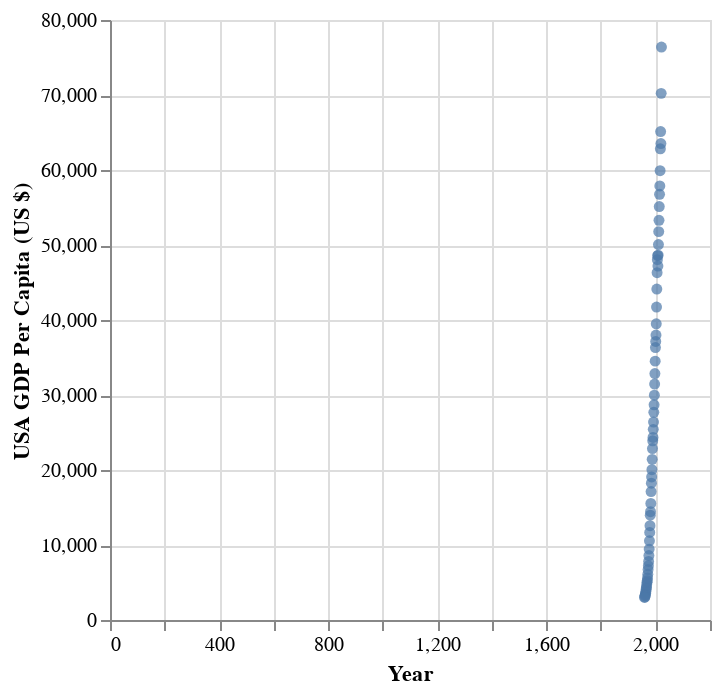

The code cell stored with this chart in its notebook:
### Code cell
plot_chart(interactive_df,'Year','USA GDP Per Capita (US $)')

### Figure 1 — Vega-Lite specification as saved in the notebook (floating-point values rounded to 4 significant figures)
{"config": {"view": {"continuousWidth": 300, "continuousHeight": 300}}, "data": {"name": "data-711a86922fd038d9ae42933175e563df"}, "mark": {"type": "circle"}, "encoding": {"tooltip": [{"field": "Year", "type": "quantitative"}, {"field": "Year", "type": "quantitative"}, {"field": "USA GDP Per Capita (US $)", "type": "quantitative"}], "x": {"field": "Year", "type": "quantitative"}, "y": {"field": "USA GDP Per Capita (US $)", "type": "quantitative"}}, "$schema": "https://vega.github.io/schema/vega-lite/v5.16.3.json", "datasets": {"data-711a86922fd038d9ae42933175e563df": [{"Year": 1963, "Average Global Gini": 37.6, "UK GDP Per Capita (US $)": 1613.0, "UK GDP Growth Rate": 5.75, "USA GDP Per Capita (US $)": 3375.0, "US GDP Growth Rate": 4.03}, {"Year": 1964, "Average Global Gini": 38.1, "UK GDP Per Capita (US $)": 1748.0, "UK GDP Growth Rate": 8.36, "USA GDP Per Capita (US $)": 3574.0, "US GDP Growth Rate": 5.91}, {"Year": 1965, "Average Global Gini": 37.5, "UK GDP Per Capita (US $)": 1874.0, "UK GDP Growth Rate": 7.17, "USA GDP Per Capita (US $)": 3828.0, "US GDP Growth Rate": 7.1}, {"Year": 1966, "Average Global Gini": 37.8, "UK GDP Per Capita (US $)": 1987.0, "UK GDP Growth Rate": 6.04, "USA GDP Per Capita (US $)": 4146.0, "US GDP Growth Rate": 8.33}, {"Year": 1967, "Average Global Gini": 36.9, "UK GDP Per Capita (US $)": 2059.0, "UK GDP Growth Rate": 3.63, "USA GDP Per Capita (US $)": 4336.0, "US GDP Growth Rate": 4.59}, {"Year": 1968, "Average Global Gini": 31.55, "UK GDP Per Capita (US $)": 1952.0, "UK GDP Growth Rate": -5.2, "USA GDP Per Capita (US $)": 4696.0, "US GDP Growth Rate": 8.29}, {"Year": 1969, "Average Global Gini": 31.95, "UK GDP Per Capita (US $)": 2101.0, "UK GDP Growth Rate": 7.63, "USA GDP Per Capita (US $)": 5032.0, "US GDP Growth Rate": 7.16}, {"Year": 1970, "Average Global Gini": 33.9, "UK GDP Per Capita (US $)": 2348.0, "UK GDP Growth Rate": 11.76, "USA GDP Per Capita (US $)": 5234.0, "US GDP Growth Rate": 4.02}, {"Year": 1971, "Average Global Gini": 34.5, "UK GDP Per Capita (US $)": 2650.0, "UK GDP Growth Rate": 12.86, "USA GDP Per Capita (US $)": 5609.0, "US GDP Growth Rate": 7.17}, {"Year": 1972, "Average Global Gini": 32.75, "UK GDP Per Capita (US $)": 3031.0, "UK GDP Growth Rate": 14.37, "USA GDP Per Capita (US $)": 6094.0, "US GDP Growth Rate": 8.64}, {"Year": 1973, "Average Global Gini": 33.27, "UK GDP Per Capita (US $)": 3427.0, "UK GDP Growth Rate": 13.07, "USA GDP Per Capita (US $)": 6726.0, "US GDP Growth Rate": 10.38}, {"Year": 1974, "Average Global Gini": 32.25, "UK GDP Per Capita (US $)": 3666.0, "UK GDP Growth Rate": 7.0, "USA GDP Per Capita (US $)": 7226.0, "US GDP Growth Rate": 7.42}, {"Year": 1975, "Average Global Gini": 31.58, "UK GDP Per Capita (US $)": 4299.0, "UK GDP Growth Rate": 17.27, "USA GDP Per Capita (US $)": 7801.0, "US GDP Growth Rate": 7.97}, {"Year": 1976, "Average Global Gini": 31.6, "UK GDP Per Capita (US $)": 4138.0, "UK GDP Growth Rate": -3.75, "USA GDP Per Capita (US $)": 8592.0, "US GDP Growth Rate": 10.14}, {"Year": 1977, "Average Global Gini": 32.4, "UK GDP Per Capita (US $)": 4682.0, "UK GDP Growth Rate": 13.14, "USA GDP Per Capita (US $)": 9453.0, "US GDP Growth Rate": 10.01}, {"Year": 1978, "Average Global Gini": 31.0, "UK GDP Per Capita (US $)": 5977.0, "UK GDP Growth Rate": 27.67, "USA GDP Per Capita (US $)": 10560.0, "US GDP Growth Rate": 11.77}, {"Year": 1979, "Average Global Gini": 34.51, "UK GDP Per Capita (US $)": 7805.0, "UK GDP Growth Rate": 30.59, "USA GDP Per Capita (US $)": 11670.0, "US GDP Growth Rate": 10.5}, {"Year": 1980, "Average Global Gini": 37.06, "UK GDP Per Capita (US $)": 10030.0, "UK GDP Growth Rate": 28.53, "USA GDP Per Capita (US $)": 12580.0, "US GDP Growth Rate": 7.71}, {"Year": 1981, "Average Global Gini": 39.84, "UK GDP Per Capita (US $)": 9599.0, "UK GDP Growth Rate": -4.32, "USA GDP Per Capita (US $)": 13980.0, "US GDP Growth Rate": 11.14}, {"Year": 1982, "Average Global Gini": 38.78, "UK GDP Per Capita (US $)": 9145.0, "UK GDP Growth Rate": -4.72, "USA GDP Per Capita (US $)": 14430.0, "US GDP Growth Rate": 3.27}, {"Year": 1983, "Average Global Gini": 35.42, "UK GDP Per Capita (US $)": 8691.0, "UK GDP Growth Rate": -4.97, "USA GDP Per Capita (US $)": 15540.0, "US GDP Growth Rate": 7.69}, {"Year": 1984, "Average Global Gini": 39.14, "UK GDP Per Capita (US $)": 8179.0, "UK GDP Growth Rate": -5.89, "USA GDP Per Capita (US $)": 17120.0, "US GDP Growth Rate": 10.15}, {"Year": 1985, "Average Global Gini": 36.89, "UK GDP Per Capita (US $)": 8652.0, "UK GDP Growth Rate": 5.78, "USA GDP Per Capita (US $)": 18240.0, "US GDP Growth Rate": 6.52}, {"Year": 1986, "Average Global Gini": 40.14, "UK GDP Per Capita (US $)": 10610.0, "UK GDP Growth Rate": 22.65, "USA GDP Per Capita (US $)": 19070.0, "US GDP Growth Rate": 4.58}, {"Year": 1987, "Average Global Gini": 37.4, "UK GDP Per Capita (US $)": 13120.0, "UK GDP Growth Rate": 23.62, "USA GDP Per Capita (US $)": 20040.0, "US GDP Growth Rate": 5.07}, {"Year": 1988, "Average Global Gini": 37.74, "UK GDP Per Capita (US $)": 15990.0, "UK GDP Growth Rate": 21.88, "USA GDP Per Capita (US $)": 21420.0, "US GDP Growth Rate": 6.88}, {"Year": 1989, "Average Global Gini": 45.1, "UK GDP Per Capita (US $)": 16240.0, "UK GDP Growth Rate": 1.58, "USA GDP Per Capita (US $)": 22860.0, "US GDP Growth Rate": 6.72}, {"Year": 1990, "Average Global Gini": 39.14, "UK GDP Per Capita (US $)": 19100.0, "UK GDP Growth Rate": 17.59, "USA GDP Per Capita (US $)": 23890.0, "US GDP Growth Rate": 4.51}, {"Year": 1991, "Average Global Gini": 40.08, "UK GDP Per Capita (US $)": 19900.0, "UK GDP Growth Rate": 4.21, "USA GDP Per Capita (US $)": 24340.0, "US GDP Growth Rate": 1.9}, {"Year": 1992, "Average Global Gini": 40.22, "UK GDP Per Capita (US $)": 20490.0, "UK GDP Growth Rate": 2.95, "USA GDP Per Capita (US $)": 25420.0, "US GDP Growth Rate": 4.42}, {"Year": 1993, "Average Global Gini": 41.85, "UK GDP Per Capita (US $)": 18390.0, "UK GDP Growth Rate": -10.24, "USA GDP Per Capita (US $)": 26390.0, "US GDP Growth Rate": 3.81}, {"Year": 1994, "Average Global Gini": 44.64, "UK GDP Per Capita (US $)": 19710.0, "UK GDP Growth Rate": 7.17, "USA GDP Per Capita (US $)": 27700.0, "US GDP Growth Rate": 4.96}, {"Year": 1995, "Average Global Gini": 38.21, "UK GDP Per Capita (US $)": 23200.0, "UK GDP Growth Rate": 17.73, "USA GDP Per Capita (US $)": 28690.0, "US GDP Growth Rate": 3.6}, {"Year": 1996, "Average Global Gini": 41.45, "UK GDP Per Capita (US $)": 24440.0, "UK GDP Growth Rate": 5.34, "USA GDP Per Capita (US $)": 29970.0, "US GDP Growth Rate": 4.45}, {"Year": 1997, "Average Global Gini": 43.05, "UK GDP Per Capita (US $)": 26780.0, "UK GDP Growth Rate": 9.56, "USA GDP Per Capita (US $)": 31460.0, "US GDP Growth Rate": 4.98}, {"Year": 1998, "Average Global Gini": 42.78, "UK GDP Per Capita (US $)": 28300.0, "UK GDP Growth Rate": 5.66, "USA GDP Per Capita (US $)": 32850.0, "US GDP Growth Rate": 4.43}, {"Year": 1999, "Average Global Gini": 42.63, "UK GDP Per Capita (US $)": 28790.0, "UK GDP Growth Rate": 1.74, "USA GDP Per Capita (US $)": 34520.0, "US GDP Growth Rate": 5.06}, {"Year": 2000, "Average Global Gini": 40.6, "UK GDP Per Capita (US $)": 28290.0, "UK GDP Growth Rate": -1.73, "USA GDP Per Capita (US $)": 36330.0, "US GDP Growth Rate": 5.26}, {"Year": 2001, "Average Global Gini": 42.25, "UK GDP Per Capita (US $)": 27890.0, "UK GDP Growth Rate": -1.42, "USA GDP Per Capita (US $)": 37130.0, "US GDP Growth Rate": 2.21}, {"Year": 2002, "Average Global Gini": 40.99, "UK GDP Per Capita (US $)": 30080.0, "UK GDP Growth Rate": 7.85, "USA GDP Per Capita (US $)": 38000.0, "US GDP Growth Rate": 2.33}, {"Year": 2003, "Average Global Gini": 39.24, "UK GDP Per Capita (US $)": 34480.0, "UK GDP Growth Rate": 14.64, "USA GDP Per Capita (US $)": 39490.0, "US GDP Growth Rate": 3.93}, {"Year": 2004, "Average Global Gini": 37.85, "UK GDP Per Capita (US $)": 40390.0, "UK GDP Growth Rate": 17.14, "USA GDP Per Capita (US $)": 41720.0, "US GDP Growth Rate": 5.66}, {"Year": 2005, "Average Global Gini": 39.0, "UK GDP Per Capita (US $)": 42130.0, "UK GDP Growth Rate": 4.31, "USA GDP Per Capita (US $)": 44120.0, "US GDP Growth Rate": 5.75}, {"Year": 2006, "Average Global Gini": 37.76, "UK GDP Per Capita (US $)": 44540.0, "UK GDP Growth Rate": 5.71, "USA GDP Per Capita (US $)": 46300.0, "US GDP Growth Rate": 4.94}, {"Year": 2007, "Average Global Gini": 36.48, "UK GDP Per Capita (US $)": 50440.0, "UK GDP Growth Rate": 13.25, "USA GDP Per Capita (US $)": 48050.0, "US GDP Growth Rate": 3.78}, {"Year": 2008, "Average Global Gini": 37.52, "UK GDP Per Capita (US $)": 47430.0, "UK GDP Growth Rate": -5.96, "USA GDP Per Capita (US $)": 48570.0, "US GDP Growth Rate": 1.08}, {"Year": 2009, "Average Global Gini": 37.54, "UK GDP Per Capita (US $)": 38820.0, "UK GDP Growth Rate": -18.16, "USA GDP Per Capita (US $)": 47200.0, "US GDP Growth Rate": -2.83}, {"Year": 2010, "Average Global Gini": 36.44, "UK GDP Per Capita (US $)": 39690.0, "UK GDP Growth Rate": 2.25, "USA GDP Per Capita (US $)": 48650.0, "US GDP Growth Rate": 3.08}, {"Year": 2011, "Average Global Gini": 36.19, "UK GDP Per Capita (US $)": 42150.0, "UK GDP Growth Rate": 6.19, "USA GDP Per Capita (US $)": 50070.0, "US GDP Growth Rate": 2.91}, {"Year": 2012, "Average Global Gini": 36.31, "UK GDP Per Capita (US $)": 42490.0, "UK GDP Growth Rate": 0.79, "USA GDP Per Capita (US $)": 51780.0, "US GDP Growth Rate": 3.43}, {"Year": 2013, "Average Global Gini": 36.46, "UK GDP Per Capita (US $)": 43450.0, "UK GDP Growth Rate": 2.27, "USA GDP Per Capita (US $)": 53290.0, "US GDP Growth Rate": 2.91}, {"Year": 2014, "Average Global Gini": 36.55, "UK GDP Per Capita (US $)": 47450.0, "UK GDP Growth Rate": 9.2, "USA GDP Per Capita (US $)": 55120.0, "US GDP Growth Rate": 3.44}, {"Year": 2015, "Average Global Gini": 36.72, "UK GDP Per Capita (US $)": 45070.0, "UK GDP Growth Rate": -5.01, "USA GDP Per Capita (US $)": 56760.0, "US GDP Growth Rate": 2.97}, {"Year": 2016, "Average Global Gini": 36.18, "UK GDP Per Capita (US $)": 41150.0, "UK GDP Growth Rate": -8.71, "USA GDP Per Capita (US $)": 57870.0, "US GDP Growth Rate": 1.94}, {"Year": 2017, "Average Global Gini": 35.51, "UK GDP Per Capita (US $)": 40620.0, "UK GDP Growth Rate": -1.27, "USA GDP Per Capita (US $)": 59910.0, "US GDP Growth Rate": 3.53}, {"Year": 2018, "Average Global Gini": 35.71, "UK GDP Per Capita (US $)": 43310.0, "UK GDP Growth Rate": 6.61, "USA GDP Per Capita (US $)": 62820.0, "US GDP Growth Rate": 4.87}, {"Year": 2019, "Average Global Gini": 35.21, "UK GDP Per Capita (US $)": 42750.0, "UK GDP Growth Rate": -1.29, "USA GDP Per Capita (US $)": 65120.0, "US GDP Growth Rate": 3.66}, {"Year": 2020, "Average Global Gini": 35.03, "UK GDP Per Capita (US $)": 40320.0, "UK GDP Growth Rate": -5.68, "USA GDP Per Capita (US $)": 63530.0, "US GDP Growth Rate": -2.44}, {"Year": 2021, "Average Global Gini": 40.51, "UK GDP Per Capita (US $)": 46590.0, "UK GDP Growth Rate": 15.54, "USA GDP Per Capita (US $)": 70220.0, "US GDP Growth Rate": 10.53}, {"Year": 2022, "Average Global Gini": 39.26, "UK GDP Per Capita (US $)": 45850.0, "UK GDP Growth Rate": -1.58, "USA GDP Per Capita (US $)": 76400.0, "US GDP Growth Rate": 8.8}, {"Year": 1962, "Average Global Gini": null, "UK GDP Per Capita (US $)": 1526.0, "UK GDP Growth Rate": 3.63, "USA GDP Per Capita (US $)": 3244.0, "US GDP Growth Rate": 5.78}, {"Year": 1961, "Average Global Gini": null, "UK GDP Per Capita (US $)": 1472.0, "UK GDP Growth Rate": 5.35, "USA GDP Per Capita (US $)": 3067.0, "US GDP Growth Rate": 1.98}, {"Year": 1960, "Average Global Gini": null, "UK GDP Per Capita (US $)": 1398.0, "UK GDP Growth Rate": 5.35, "USA GDP Per Capita (US $)": 3007.0, "US GDP Growth Rate": 1.98}]}}
